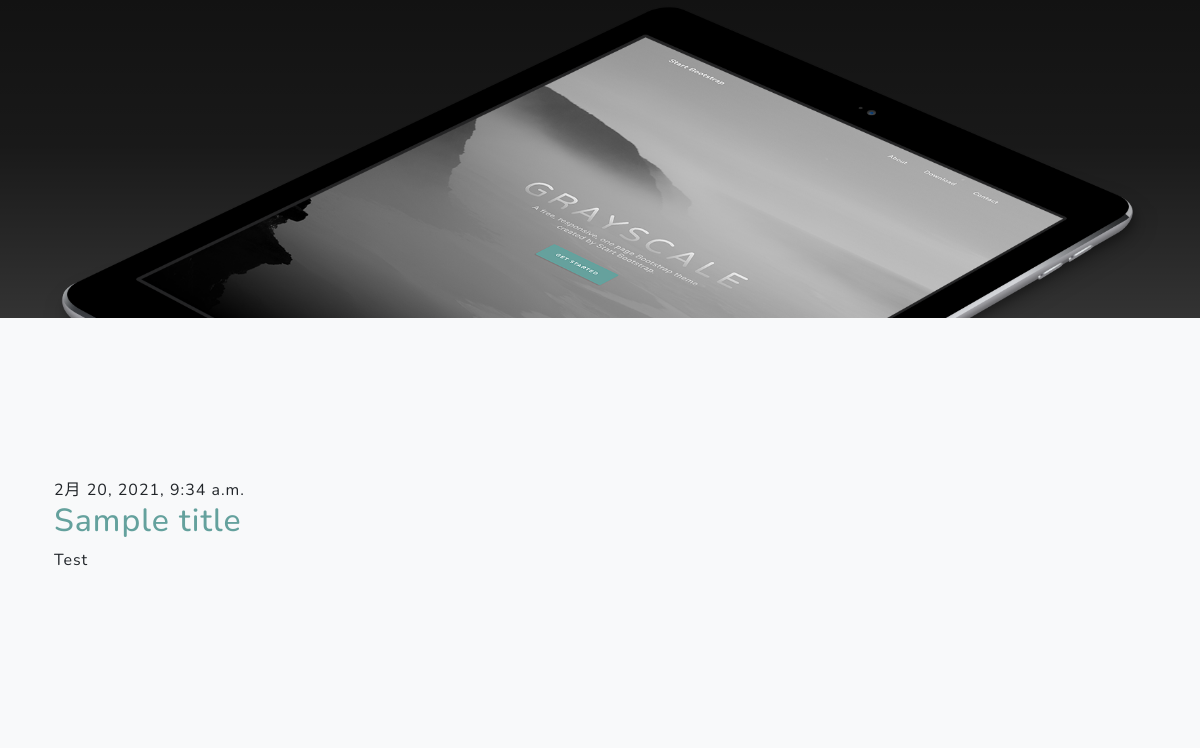
/ (lower part), run on an earlier commit of the app's database.
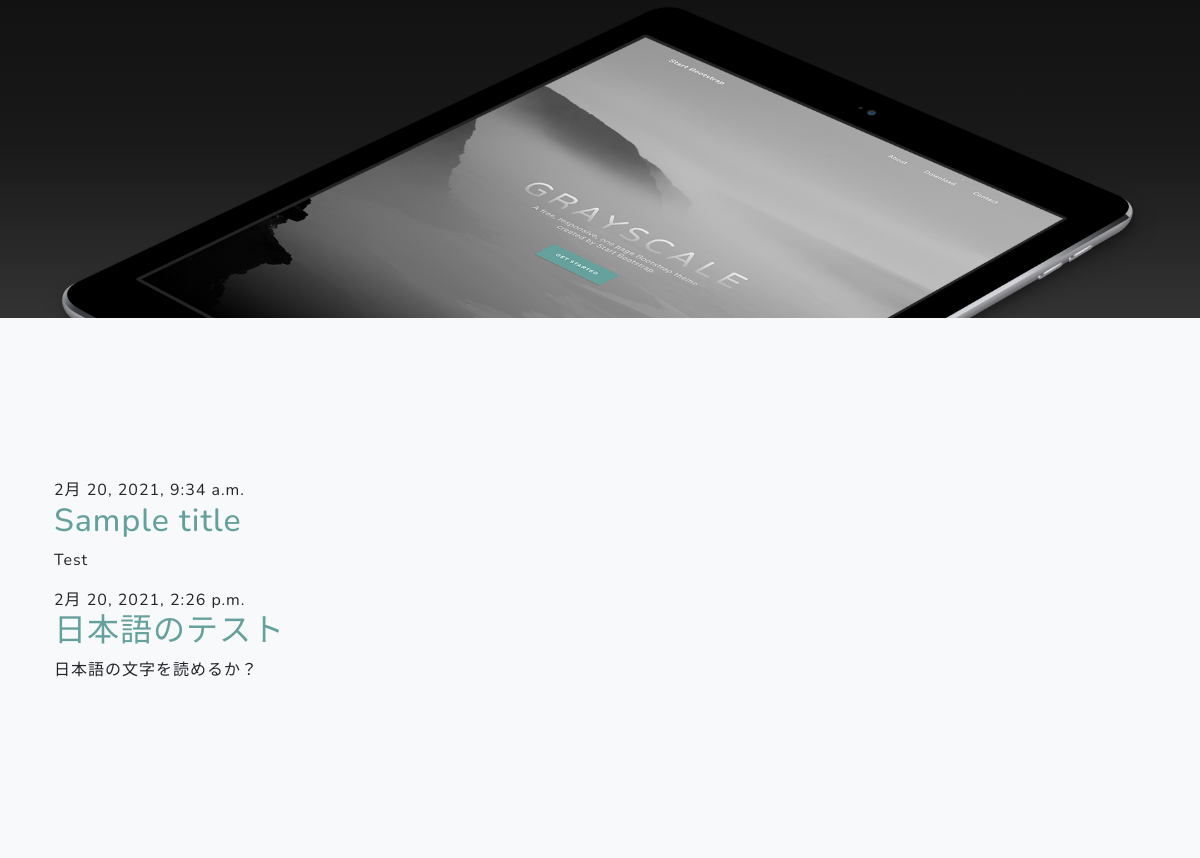
And on a later commit of the database.
### blog/models.py (models this page shows, shortened)
class Post(models.Model):
    author = models.ForeignKey(
        settings.AUTH_USER_MODEL, on_delete=models.CASCADE)
    title = models.CharField(max_length=200)
    image = models.ImageField(
        upload_to='images', verbose_name="image", null=True, blank=True)
    text = models.TextField()
    created_date = models.DateTimeField(default=timezone.now)
    published_date = models.DateTimeField(blank=True, null=True)

### blog/views.py (the view)
# urls.py: path('', views.post_list, name='post_list'),
def post_list(request):
    posts = Post.objects.filter(
        published_date__lte=timezone.now()).order_by('published_date')
    return render(request, 'blog/post_list.html', {'posts': posts})

### blog/templates/blog/post_list.html (shortened to what this page needs)
{% extends 'blog/base.html' %}
{% block content %}
    {% for post in posts %}
        <div class="post">
            <div class="date">
                {{ post.published_date }}
            </div>
            <h2><a href="">{{ post.title }}</a></h2>
            <p>{{ post.text|linebreaksbr }}</p>
        </div>
    {% endfor %}
{% endblock %}

What changed in the data, as far as the page shows it:
added Post: published_date "2月 20, 2021, 2:26 p.m.", title "日本語のテスト", text "日本語の文字を読めるか？"
